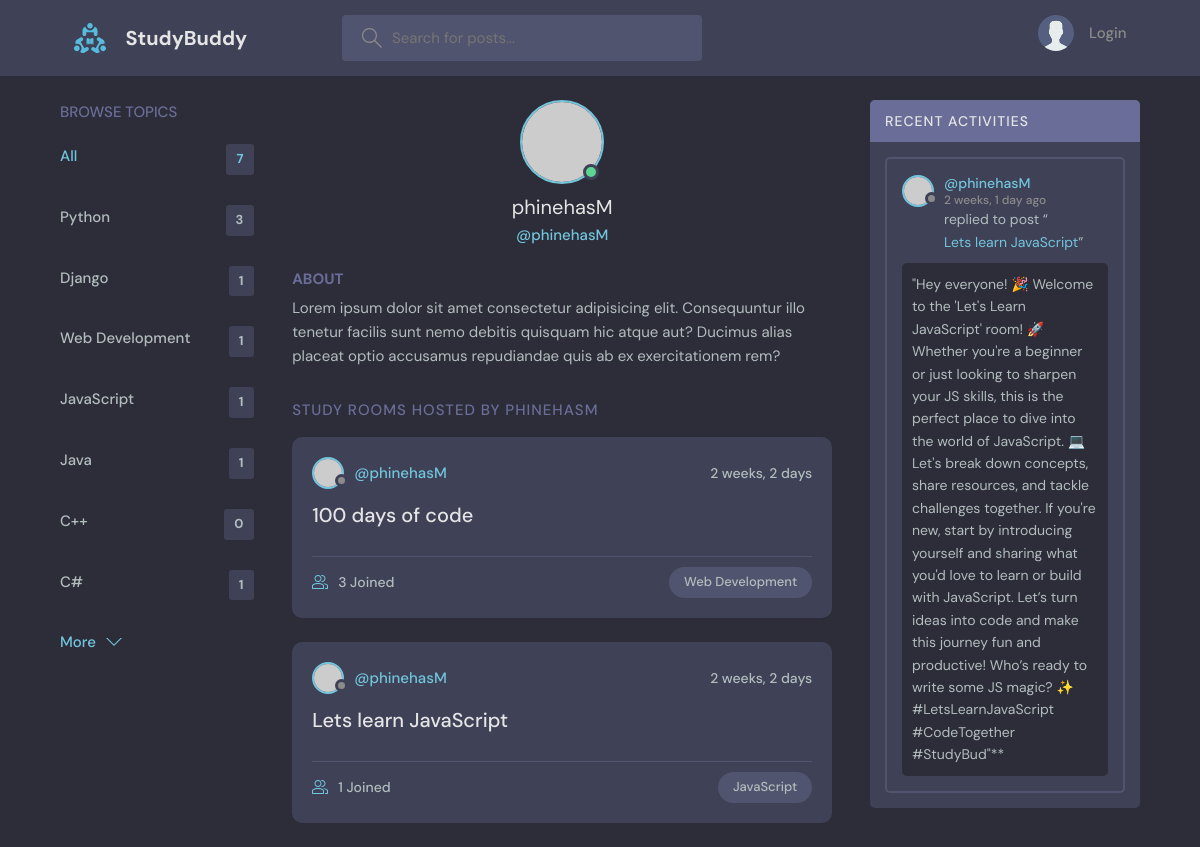
Page /profile/1/ on the committed database.
### base/models.py (models this page shows, shortened)
class Topic(models.Model):
    name = models.CharField(max_length=200)

class Room(models.Model):
    host = models.ForeignKey(User, on_delete=models.SET_NULL, null=True)
    topic = models.ForeignKey(Topic, on_delete=models.SET_NULL, null=True)
    name = models.CharField(max_length=200)
    description = models.TextField(null=True, blank=True)
    participants = models.ManyToManyField(User, related_name='participants', blank=True)
    updated = models.DateTimeField(auto_now=True)
    created = models.DateTimeField(auto_now_add=True)
    class Meta:
        ordering = ['-updated', '-created']
    def __str__(self):
        return self.name

class Message(models.Model):
    user = models.ForeignKey(User, on_delete=models.CASCADE)
    room = models.ForeignKey(Room, on_delete=models.CASCADE)
    body = models.TextField()
    updated = models.DateTimeField(auto_now=True)
    created = models.DateTimeField(auto_now_add=True)
    class Meta:
        ordering = ['-updated', '-created']

### base/views.py (the view)
# urls.py: path('profile/<str:pk>/', views.userProfile, name='user-profile'),
def userProfile(request, pk):
    user = User.objects.get(pk=pk)
    rooms = user.room_set.all()
    room_messages = user.message_set.all()
    topics = Topic.objects.all()
    context = {'user': user, 'rooms': rooms, 'room_messages': room_messages, 'topics': topics}
    return render(request, 'base/profile.html', context)

### base/templates/base/profile.html (shortened to what this page needs)
{% extends 'main.html' %}
{% block content %}
  <main class="profile-page layout layout--3">
    <div class="container">
     {% include 'base/topics_component.html' %}
      <div class="roomList">
        <div class="profile">
          <div class="profile__avatar">
            <div class="avatar avatar--large active">
              <img src="https://randomuser.me/api/portraits/men/11.jpg" />
            </div>
          </div>
          <div class="profile__info">
            <h3>{{user.username}}</h3>
            <p>@{{user.username}}</p>
          </div>
          <div class="profile__about">
            <h3>About</h3>
            <p>
              Lorem ipsum dolor sit amet consectetur adipisicing elit. Consequuntur illo tenetur
              facilis sunt nemo debitis quisquam hic atque aut? Ducimus alias placeat optio
              accusamus repudiandae quis ab ex exercitationem rem?
            </p>
          </div>
        </div>
        <div class="roomList__header">
          <div>
            <h2>Study Rooms Hosted by {{user.username}}</a>
            </h2>
          </div>
        </div>
        {% include 'base/feed_component.html' %}
      </div>
      {% include 'base/activity_component.html' %}
    </div>
  </main>
  {% endblock content %}

### base/templates/base/topics_component.html
 <div class="topics">
    <div class="topics__header">
      <h2>Browse Topics</h2>
    </div>
    <ul class="topics__list">
      <li>
        <a href="{% url 'home' %}" class="active">All <span>{{topics.count}}</span></a>
      </li>
      {% for topic in topics %}
      <li>
        <a href="{% url 'home' %}?q={{topic.name}}">{{topic.name}}<span>{{topic.room_set.all.count}}</span></a>
      </li>
      {% endfor %}
    </ul>
    <button class="btn btn--link" href="/">
      More
      <svg version="1.1" xmlns="http://www.w3.org/2000/svg" width="32" height="32" viewBox="0 0 32 32">
        <title>chevron-down</title>
        <path d="M16 21l-13-13h-3l16 16 16-16h-3l-13 13z"></path>
      </svg>
    </button>
  </div>

### base/templates/base/feed_component.html (shortened to what this page needs)
{% for room in rooms %}
<div class="roomListRoom">
    <div class="roomListRoom__header">
      <a href="{% url 'user-profile' room.host.id %}" class="roomListRoom__author">
        <div class="avatar avatar--small">
          <img src="https://randomuser.me/api/portraits/women/11.jpg" />
        </div>
        <span>@{{room.host.username}}</span>
      </a>
      <div class="roomListRoom__actions">
        <span>{{room.created | timesince}}</span>
      </div>
    </div>
    <div class="roomListRoom__content">
      <a href="{% url 'room' room.id %}">{{room.name}}</a>
    </div>
    <div class="roomListRoom__meta">
      <a href="{% url 'room' room.id %}" class="roomListRoom__joined">
        {{room.participants.all.count}} Joined
      </a>
      <p class="roomListRoom__topic">{{room.topic.name}}</p>
    </div>
  </div>
  {% endfor %}

### base/templates/base/activity_component.html (shortened to what this page needs)
<div class="activities">
    <div class="activities__header">
      <h2>Recent Activities</h2>
    </div>
    {% for message in room_messages %}
    <div class="activities__box">
      <div class="activities__boxHeader roomListRoom__header">
        <a href="{% url 'user-profile' message.user.id %}" class="roomListRoom__author">
          <div class="avatar avatar--small">
            <img src="https://randomuser.me/api/portraits/women/11.jpg" />
          </div>
          <p>
            @{{message.user}}
            <span>{{message.created | timesince}} ago</span>
          </p>
        </a>
      </div>
      <div class="activities__boxContent">
        <p>replied to post “<a href="{% url 'room' message.room.id %}">{{message.room}}</a>”</p>
        <div class="activities__boxRoomContent">
            {{ message.body }}
        </div>
      </div>
    </div>
    {% endfor %}
</div>

### rows in the picture
Topic: name "Python", room_set.all.count "3"
Topic: name "Django", room_set.all.count "1"
Topic: name "Web Development", room_set.all.count "1"
Topic: name "JavaScript", room_set.all.count "1"
Topic: name "Java", room_set.all.count "1"
Topic: name "C++", room_set.all.count "0"
Topic: name "C#", room_set.all.count "1"
Room: host.username "phinehasM", created "2 weeks, 2 days", name "100 days of code", participants.all.count "3", topic.name "Web Development"
Room: host.username "phinehasM", created "2 weeks, 2 days", name "Lets learn JavaScript", participants.all.count "1", topic.name "JavaScript"
Message: user "phinehasM", created "2 weeks, 1 day", room "Lets learn JavaScript", body "\"Hey everyone! 🎉 Welcome to the 'Let's Learn JavaScript' room! 🚀 Whether you're a beginner or just looking to sharpen your JS skills, this is the perfect place to dive into the world of JavaScript. 💻 Let's break down concepts, share resources, and tackle challenges together. If you're new, start by introducing yourself and sharing what you'd love to learn or build with JavaScript. Let’s turn ideas into code and make this journey fun and productive! Who’s ready to write some JS magic? ✨ #LetsLearnJavaScript #CodeTogether #StudyBud\"**"

### other values in the picture
{{ topics.count }} "7"
{{ user.username }} "phinehasM"
{{ user.username }} "PHINEHASM"
